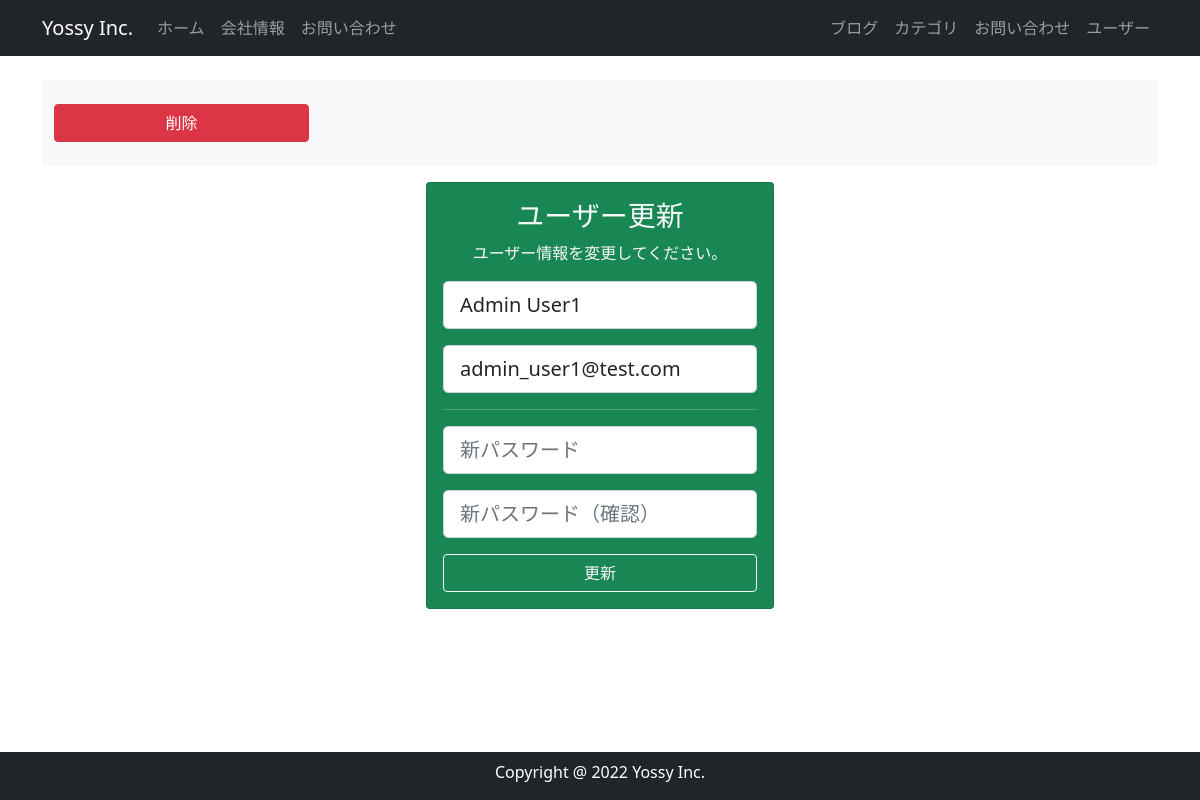
/1/account, run on an earlier commit of the app's database.
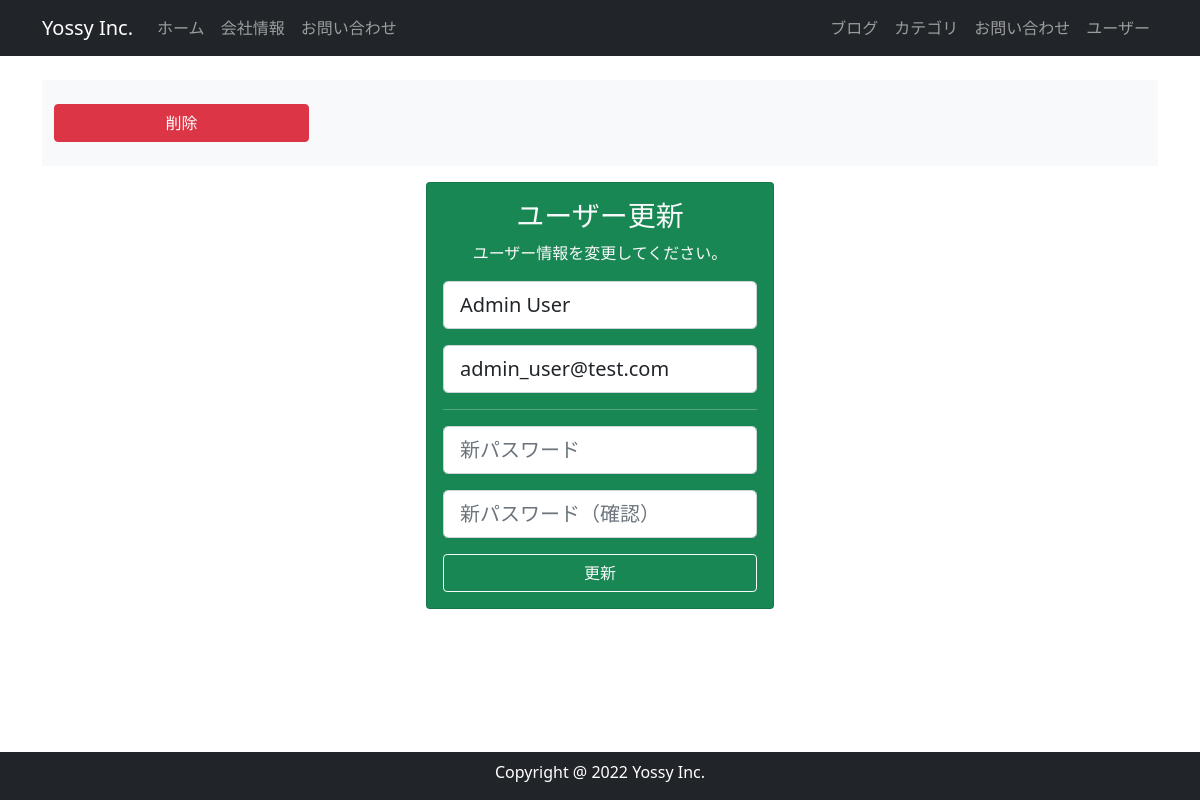
And on a later commit of the database.
### app.py (models this page shows, shortened)
class User(db.Model, UserMixin):
    __tablename__ = 'users'
    id = db.Column(db.Integer, primary_key=True)
    email = db.Column(db.String(64), unique=True, index=True)
    username = db.Column(db.String(64), unique=True, index=True)
    password_hash = db.Column(db.String(128))
    administrator = db.Column(db.String(1))
    post = db.relationship('BlogPost', backref='author', lazy='dynamic')

### app.py (the view)
@app.route('/<int:user_id>/account', methods=['GET', 'POST'])
def account(user_id):
    user = User.query.get_or_404(user_id)
    form = UpdateUserForm(user_id)
    if form.validate_on_submit():
        user.username = form.username.data
        user.email = form.email.data
        if form.password.data:
            user.password_hash = form.password.data
        db.session.commit()
        flash('ユーザーアカウントが更新されました')
        return redirect(url_for('user_maintenance'))
    elif request.method == 'GET':
        form.username.data = user.username
        form.email.data = user.email
    return render_template('account.html', form=form)

### app.py (shortened to what this page needs)
class UpdateUserForm(FlaskForm):
    email = StringField('メールアドレス', validators=[
                        DataRequired(), Email(message="正しいメールアドレスを入力してください")])
    username = StringField('ユーザー名', validators=[DataRequired()])
    password = PasswordField('パスワード', validators=[EqualTo(
        'pass_confirm', message='パスワードが一致していません')])
    pass_confirm = PasswordField('パスワード（確認）')
    submit = SubmitField('更新')
    def __init__(self, user_id, *args, **kwargs):
        super(UpdateUserForm, self).__init__(*args, **kwargs)
        self.id = user_id

### app.py (called while the page is built)
@event.listens_for(Engine, "connect")
def set_sqlite_pragma(dbapi_connection, connection_record):
    cursor = dbapi_connection.cursor()
    cursor.execute("PRAGMA foreign_keys=ON")
    cursor.close()

### templates/account.html (shortened to what this page needs)
{% extends "base.html" %}
{% block content %}
    <section id="menu">
        <div class="container my-3 py-4 bg-light">
            <div class="row">
                <div class="col-md-3">
                    <button type="button" class="btn btn-danger w-100" data-bs-toggle="modal" data-bs-target="#del_modal">
                        削除
                    </button>
                </div>
            </div>
        </div>
    </section>
    <section id="user_update">
        <div class="container my-3">
            <div class="row">
                <div class="col-lg-4 mx-auto">
                    <div class="card bg-success text-center">
                        <div class="card-body text-light">
                            <h3>ユーザー更新</h3>
                            <p>ユーザー情報を変更してください。</p>
                            <form method="POST">
                                <div class="mb-3">
                                    {{ render_field(form.username,class="form-control form-control-lg",placeholder="ユーザー名") }}
                                </div>
                                <div class="mb-3">
                                    {{ render_field(form.email,class="form-control form-control-lg",placeholder="メールアドレス") }}
                                </div>
                                <hr>
                                <div class="mb-3">
                                    {{ render_field(form.password,class="form-control form-control-lg",placeholder="新パスワード") }}
                                </div>
                                <div class="mb-3">
                                    {{ render_field(form.pass_confirm,class="form-control form-control-lg",placeholder="新パスワード（確認）") }}
                                </div>
                                {{ form.submit(class="btn btn-outline-light w-100",value="更新") }}
                            </form>
                        </div>
                    </div>
                </div>
            </div>
        </div>
    </section>
{% endblock %}

### templates/_formhelpers.html (shortened to what this page needs)
{% macro render_field(field) %}
{{ field(**kwargs)|safe }}
{% endmacro %}

What changed in the data, as far as the page shows it:
changed User: username "Admin User1" → "Admin User"; email "admin_user1@test.com" → "admin_user@test.com"
